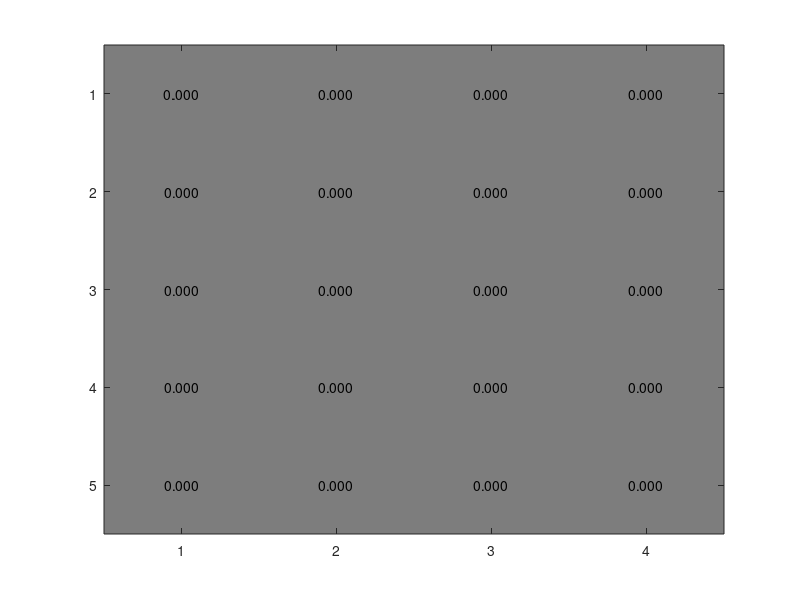

Write the MATLAB code that produced this figure. (Note: this script raises an error after producing the figure.)
%%
close all
clear all


matFiles = dir('./EXPproper/*.mat');
matFiles2= dir('D:\Joker\AffB_Project\EXPproper\berker\*.mat');

[X,Y] = meshgrid(2.^(0:3),2.^(1:5));
Z = zeros(size(X));

for i = 1:length(matFiles)
    if ~strcmp(matFiles(i).name,'TestFoldGMM.mat')
        load (['./EXPproper/',matFiles(i).name],'ConfusionMatrix','ave_acc','noS','noM')
        indS = log(noS)/log(2)+1;
        indM = log(noM)/log(2);
        Z(indM,indS) = ave_acc;
    end
end

for i = 1:length(matFiles2)
    load (['D:\Joker\AffB_Project\EXPproper\berker\',matFiles2(i).name],'com','ConfusionMatrix','maxind','ave_acc')
    
    indM = log(com)/log(2);
    
    Z(indM,1) = ave_acc(maxind);
    
end


mat = Z;           %# A 5-by-5 matrix of random values from 0 to 1

imagesc(mat);            %# Create a colored plot of the matrix values
colormap(flipud(gray));  %# Change the colormap to gray (so higher values are
                         %#   black and lower values are white)

textStrings = num2str(mat(:),'%0.3f');  %# Create strings from the matrix values
textStrings = strtrim(cellstr(textStrings));  %# Remove any space padding


[x,y] = meshgrid(1:4,1:5);   %# Create x and y coordinates for the strings
hStrings = text(x(:),y(:),textStrings(:),...      %# Plot the strings
                'HorizontalAlignment','center');
midValue = mean(get(gca,'CLim'));  %# Get the middle value of the color range
textColors = repmat(mat(:) > midValue,1,3);  %# Choose white or black for the
                                             %#   text color of the strings so
                                             %#   they can be easily seen over
                                             %#   the background color
set(hStrings,{'Color'},num2cell(textColors,2));  %# Change the text colors

 set(gca,'XTick',1:5,...                         %# Change the axes tick marks
         'XTickLabel',{'1','2','4','8','E'},...  %#   and tick labels
         'YTick',1:5,...
         'YTickLabel',{'2','4','8','16','32'},...%    
         'TickLength',[0 0]);
     
     xlabel('Number of States')
     ylabel ('Number of Gaussian Mixtures')
     title('Average accuracy on 10-fold presegmented affect bursts (HMM)')